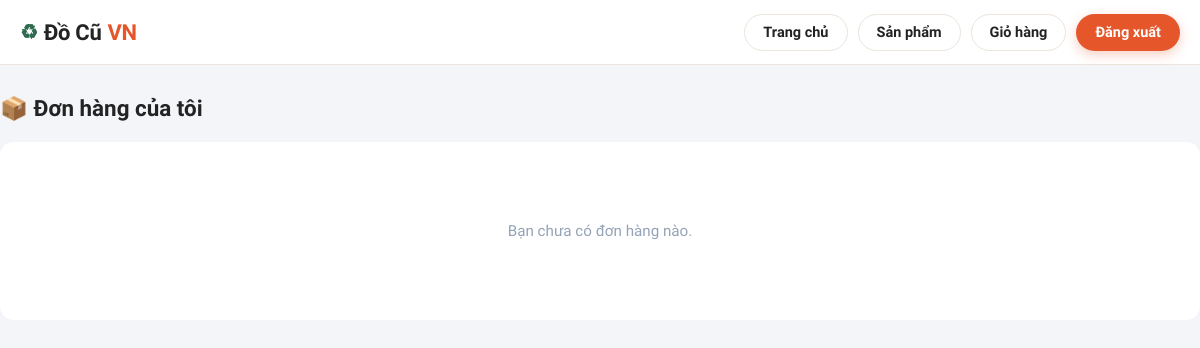
The app's page /pages/my-orders.php (signed in), older data.
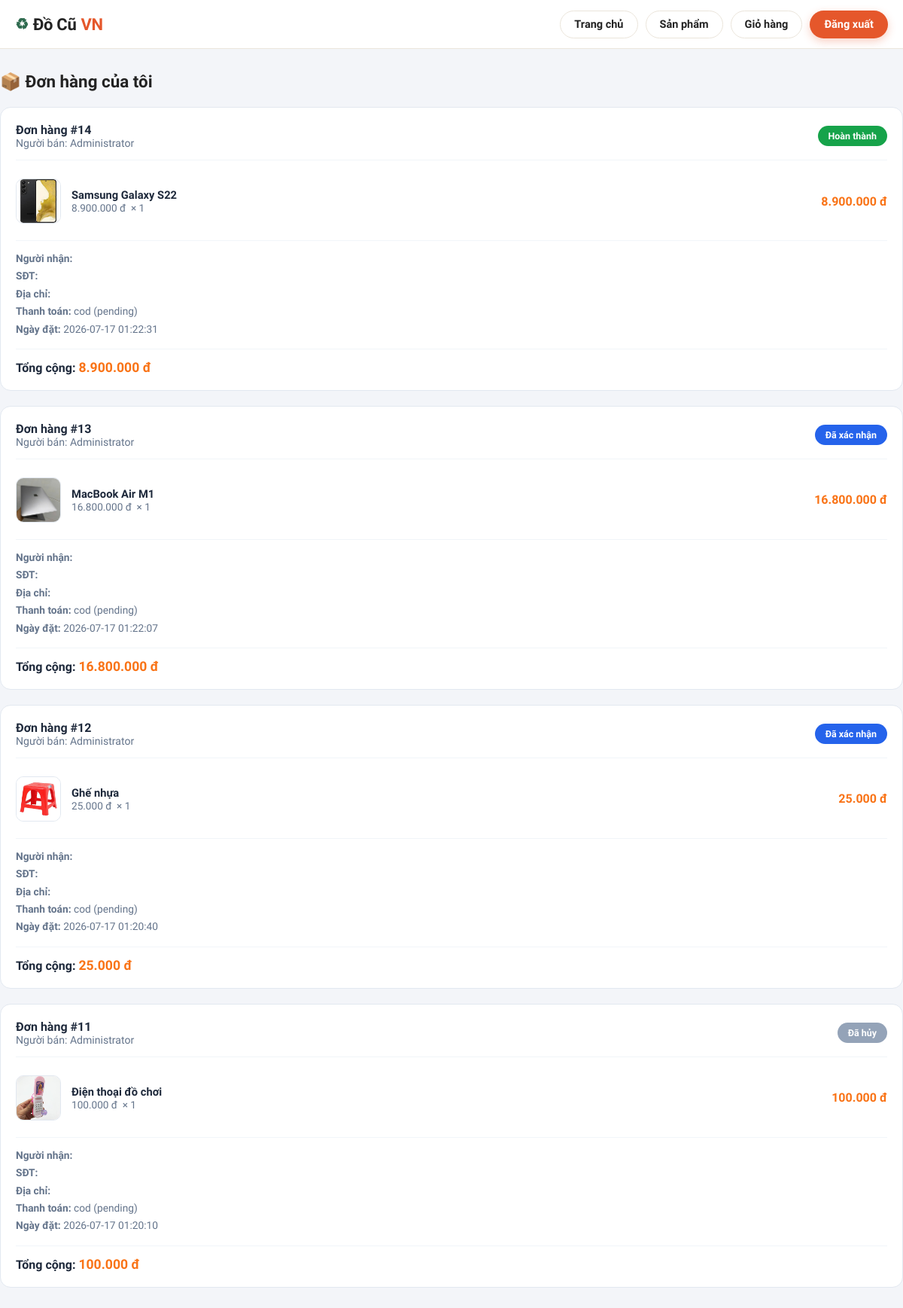
The same page, newer data.
### tables this page shows
CREATE TABLE `orders` (
  `id` int(11) NOT NULL,
  `buyer_id` int(11) NOT NULL,
  `seller_id` int(11) NOT NULL,
  `total_amount` decimal(12,2) NOT NULL,
  `status` enum('pending','accepted','completed','cancelled','rejected') DEFAULT 'pending',
  `note` text DEFAULT NULL,
  `receiver_name` varchar(255) DEFAULT NULL,
  `receiver_phone` varchar(20) DEFAULT NULL,
  `receiver_address` text DEFAULT NULL,
  `created_at` timestamp NOT NULL DEFAULT current_timestamp(),
  `updated_at` timestamp NOT NULL DEFAULT current_timestamp() ON UPDATE current_timestamp(),
  `payment_method` varchar(30) DEFAULT 'COD',
  `payment_status` enum('pending','paid','failed') DEFAULT 'pending',
  `payment_time` datetime DEFAULT NULL,
  `transaction_id` varchar(100) DEFAULT NULL
);

CREATE TABLE `users` (
  `id` int(11) NOT NULL,
  `fullname` varchar(100) NOT NULL,
  `username` varchar(50) NOT NULL,
  `email` varchar(100) NOT NULL,
  `password` varchar(255) NOT NULL,
  `phone` varchar(20) DEFAULT NULL,
  `avatar` varchar(255) DEFAULT 'uploads/avatar/default.png',
  `address` varchar(255) DEFAULT NULL,
  `gender` enum('Nam','Nữ','Khác') DEFAULT NULL,
  `dob` date DEFAULT NULL,
  `role` enum('admin','user') NOT NULL DEFAULT 'user',
  `status` enum('active','blocked') NOT NULL DEFAULT 'active',
  `created_at` timestamp NOT NULL DEFAULT current_timestamp(),
  `updated_at` timestamp NOT NULL DEFAULT current_timestamp() ON UPDATE current_timestamp()
);

CREATE TABLE `products` (
  `id` int(11) NOT NULL,
  `user_id` int(11) NOT NULL,
  `category_id` int(11) NOT NULL,
  `title` varchar(255) NOT NULL,
  `description` text DEFAULT NULL,
  `price` decimal(12,2) NOT NULL,
  `image` varchar(255) DEFAULT NULL,
  `condition_item` enum('new','like_new','good','fair') DEFAULT 'good',
  `location` varchar(255) DEFAULT NULL,
  `views` int(11) DEFAULT 0,
  `status` enum('active','pending','sold','hidden','rejected','deleted') DEFAULT 'pending',
  `created_at` timestamp NOT NULL DEFAULT current_timestamp(),
  `updated_at` timestamp NOT NULL DEFAULT current_timestamp() ON UPDATE current_timestamp()
);

CREATE TABLE `order_details` (
  `id` int(11) NOT NULL,
  `order_id` int(11) NOT NULL,
  `product_id` int(11) NOT NULL,
  `quantity` int(11) DEFAULT 1,
  `price` decimal(12,2) NOT NULL,
  `created_at` timestamp NOT NULL DEFAULT current_timestamp()
);

### pages/my-orders.php (the view, shortened to what the changed rows need)
<?php
require_once "../config/db.php";
$buyer_id = $_SESSION["user_id"];
$sql = "
SELECT
o.id AS order_id,
o.status,
o.total_amount,
o.note,
o.receiver_name,
o.receiver_phone,
o.receiver_address,
o.payment_method,
o.payment_status,
o.created_at,
od.product_id,
od.quantity,
od.price,
p.title,
p.image,
u.fullname AS seller_name
FROM orders o
INNER JOIN order_details od
ON o.id = od.order_id
INNER JOIN products p
ON od.product_id = p.id
INNER JOIN users u
ON o.seller_id = u.id
WHERE o.buyer_id = ?
ORDER BY o.created_at DESC, o.id DESC
";
$stmt = $conn->prepare($sql);
$stmt->bind_param("i", $buyer_id);
$stmt->execute();
$result = $stmt->get_result();
$orders = [];
while ($row = $result->fetch_assoc()) {
    $oid = $row["order_id"];
    if (!isset($orders[$oid])) {
        $orders[$oid] = [
            "id"                => $row["order_id"],
            "status"            => $row["status"],
            "total_amount"      => $row["total_amount"],
            "note"              => $row["note"],
            "receiver_name"     => $row["receiver_name"],
            "receiver_phone"    => $row["receiver_phone"],
            "receiver_address"  => $row["receiver_address"],
            "payment_method"    => $row["payment_method"],
            "payment_status"    => $row["payment_status"],
            "created_at"        => $row["created_at"],
            "seller_name"       => $row["seller_name"],
            "items"             => []
        ];
    }
    $orders[$oid]["items"][] = [
        "product_id" => $row["product_id"],
        "title"      => $row["title"],
        "image"      => $row["image"],
        "quantity"   => $row["quantity"],
        "price"      => $row["price"]
    ];
}
$statusLabel = [
    "pending"   => "Chờ xác nhận",
    "accepted"  => "Đã xác nhận",
    "completed" => "Hoàn thành",
    "cancelled" => "Đã hủy",
    "rejected"  => "Đã từ chối"
];
?>
<!DOCTYPE html>
<html lang="vi">
<head>
<link rel="stylesheet" href="../assets/css/style.css">
</head>
<body>
<div class="container orders-wrap">
    <h1 class="orders-title">📦 Đơn hàng của tôi</h1>
    <?php if (empty($orders)): ?>
        <div class="empty">Bạn chưa có đơn hàng nào.</div>
    <?php else: ?>
        <?php foreach ($orders as $order): ?>
            <div class="order-card">
                <div class="order-head">
                    <div>
                        <div class="oid">Đơn hàng #<?= $order["id"] ?></div>
                        <div class="seller">Người bán: <?= htmlspecialchars($order["seller_name"]) ?></div>
                    </div>
                    <span class="badge <?= htmlspecialchars($order["status"]) ?>">
                        <?= htmlspecialchars($statusLabel[$order["status"]] ?? $order["status"]) ?>
                    </span>
                </div>
                <?php foreach ($order["items"] as $item): ?>
                    <div class="order-item">
                        <img
                            src="<?= htmlspecialchars(!empty($item["image"]) ? '../' . ltrim($item["image"], '/') : '') ?>"
                            onerror="this.style.background='#eee'; this.src='';">
                        <div>
                            <div class="name"><?= htmlspecialchars($item["title"]) ?></div>
                            <div class="qty">
                                <?= number_format($item["price"], 0, ",", ".") ?> đ
                                &nbsp;×&nbsp;<?= (int)$item["quantity"] ?>
                            </div>
                        </div>
                        <div class="sub">
                            <?= number_format($item["price"] * $item["quantity"], 0, ",", ".") ?> đ
                        </div>
                    </div>
                <?php endforeach; ?>
                <div class="order-info">
                    <div><b>Người nhận:</b> <?= htmlspecialchars($order["receiver_name"]) ?></div>
                    <div><b>SĐT:</b> <?= htmlspecialchars($order["receiver_phone"]) ?></div>
                    <div><b>Địa chỉ:</b> <?= htmlspecialchars($order["receiver_address"]) ?></div>
                    <div><b>Thanh toán:</b> <?= htmlspecialchars($order["payment_method"]) ?>
                        (<?= htmlspecialchars($order["payment_status"]) ?>)</div>
                    <div><b>Ngày đặt:</b> <?= htmlspecialchars($order["created_at"]) ?></div>
                </div>
                <div class="order-foot">
                    <div class="total">
                        Tổng cộng: <span><?= number_format($order["total_amount"], 0, ",", ".") ?> đ</span>
                    </div>
                </div>
            </div>
        <?php endforeach; ?>
    <?php endif; ?>
</div>
</body>
</html>

Row changes from the older to the newer data that the page shows:
added orders: id "14", seller.fullname "Administrator", status "Hoàn thành", products.image (picture), products.title "Samsung Galaxy S22", order_details.price "8.900.000", order_details.quantity "1", order_details.price+quantity "8.900.000", payment_method "cod", payment_status "pending", created_at "2026-07-17 01:22:31", total_amount "8.900.000"
added orders: id "13", seller.fullname "Administrator", status "Đã xác nhận", products.image (picture), products.title "MacBook Air M1", order_details.price "16.800.000", order_details.quantity "1", order_details.price+quantity "16.800.000", payment_method "cod", payment_status "pending", created_at "2026-07-17 01:22:07", total_amount "16.800.000"
added orders: id "12", seller.fullname "Administrator", status "Đã xác nhận", products.image (picture), products.title "Ghế nhựa", order_details.price "25.000", order_details.quantity "1", order_details.price+quantity "25.000", payment_method "cod", payment_status "pending", created_at "2026-07-17 01:20:40", total_amount "25.000"
added orders: id "11", seller.fullname "Administrator", status "Đã hủy", products.image (picture), products.title "Điện thoại đồ chơi", order_details.price "100.000", order_details.quantity "1", order_details.price+quantity "100.000", payment_method "cod", payment_status "pending", created_at "2026-07-17 01:20:10", total_amount "100.000"
Text that changed along with them:
text no longer shown: "Bạn chưa có đơn hàng nào."
